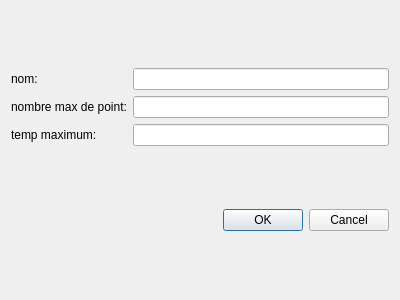
<?xml version="1.0" encoding="UTF-8"?>
<ui version="4.0">
 <class>parametre</class>
 <widget class="QDialog" name="parametre">
  <property name="geometry">
   <rect>
    <x>0</x>
    <y>0</y>
    <width>400</width>
    <height>300</height>
   </rect>
  </property>
  <property name="windowTitle">
   <string>Dialog</string>
  </property>
  <layout class="QVBoxLayout" name="verticalLayout">
   <item>
    <layout class="QGridLayout" name="gridLayout">
     <item row="1" column="1">
      <widget class="QLineEdit" name="lineEdit_2"/>
     </item>
     <item row="0" column="1">
      <widget class="QLineEdit" name="lineEdit_3"/>
     </item>
     <item row="2" column="1">
      <widget class="QLineEdit" name="lineEdit"/>
     </item>
     <item row="0" column="0">
      <widget class="QLabel" name="label">
       <property name="layoutDirection">
        <enum>Qt::LeftToRight</enum>
       </property>
       <property name="text">
        <string>nom:</string>
       </property>
      </widget>
     </item>
     <item row="1" column="0">
      <widget class="QLabel" name="label_3">
       <property name="text">
        <string>nombre max de point:</string>
       </property>
      </widget>
     </item>
     <item row="2" column="0">
      <widget class="QLabel" name="label_2">
       <property name="text">
        <string>temp maximum:</string>
       </property>
      </widget>
     </item>
    </layout>
   </item>
   <item>
    <widget class="QDialogButtonBox" name="buttonBox">
     <property name="orientation">
      <enum>Qt::Horizontal</enum>
     </property>
     <property name="standardButtons">
      <set>QDialogButtonBox::Cancel|QDialogButtonBox::Ok</set>
     </property>
    </widget>
   </item>
  </layout>
 </widget>
 <resources/>
 <connections>
  <connection>
   <sender>buttonBox</sender>
   <signal>accepted()</signal>
   <receiver>parametre</receiver>
   <slot>accept()</slot>
   <hints>
    <hint type="sourcelabel">
     <x>248</x>
     <y>254</y>
    </hint>
    <hint type="destinationlabel">
     <x>157</x>
     <y>274</y>
    </hint>
   </hints>
  </connection>
  <connection>
   <sender>buttonBox</sender>
   <signal>rejected()</signal>
   <receiver>parametre</receiver>
   <slot>reject()</slot>
   <hints>
    <hint type="sourcelabel">
     <x>316</x>
     <y>260</y>
    </hint>
    <hint type="destinationlabel">
     <x>286</x>
     <y>274</y>
    </hint>
   </hints>
  </connection>
 </connections>
</ui>
